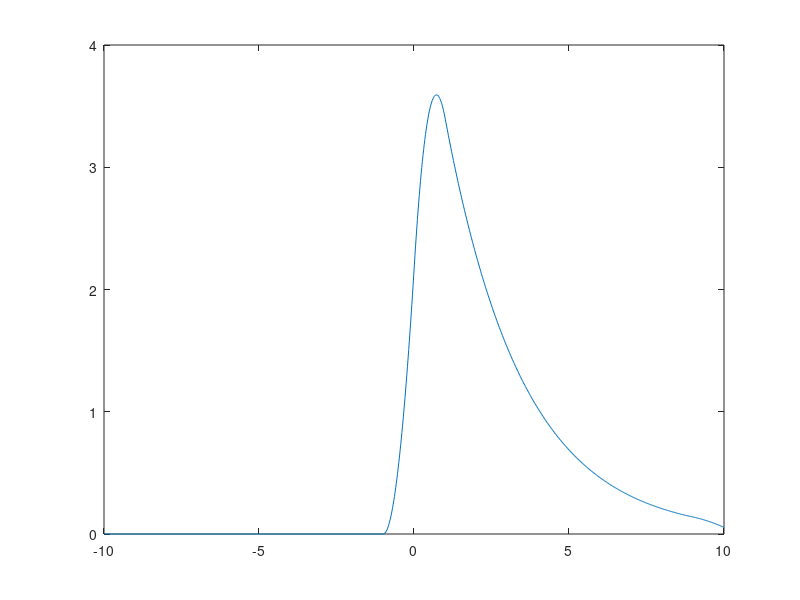

MATLAB code for this plot:
len = 1000;
t = linspace(-10, 10, len);
R = 5;
C = 2;
u = t>=0;
h = exp(-t/R*C).* u/(R*C);
Ts = 4;
x = zeros(1, len);
for i=1:len
    if abs(t(i)) < 1
        x(i) = 1 - abs(t(i));
    end
end
y = conv(x, h);
plot(t, y(len/2 : len/2+len-1));